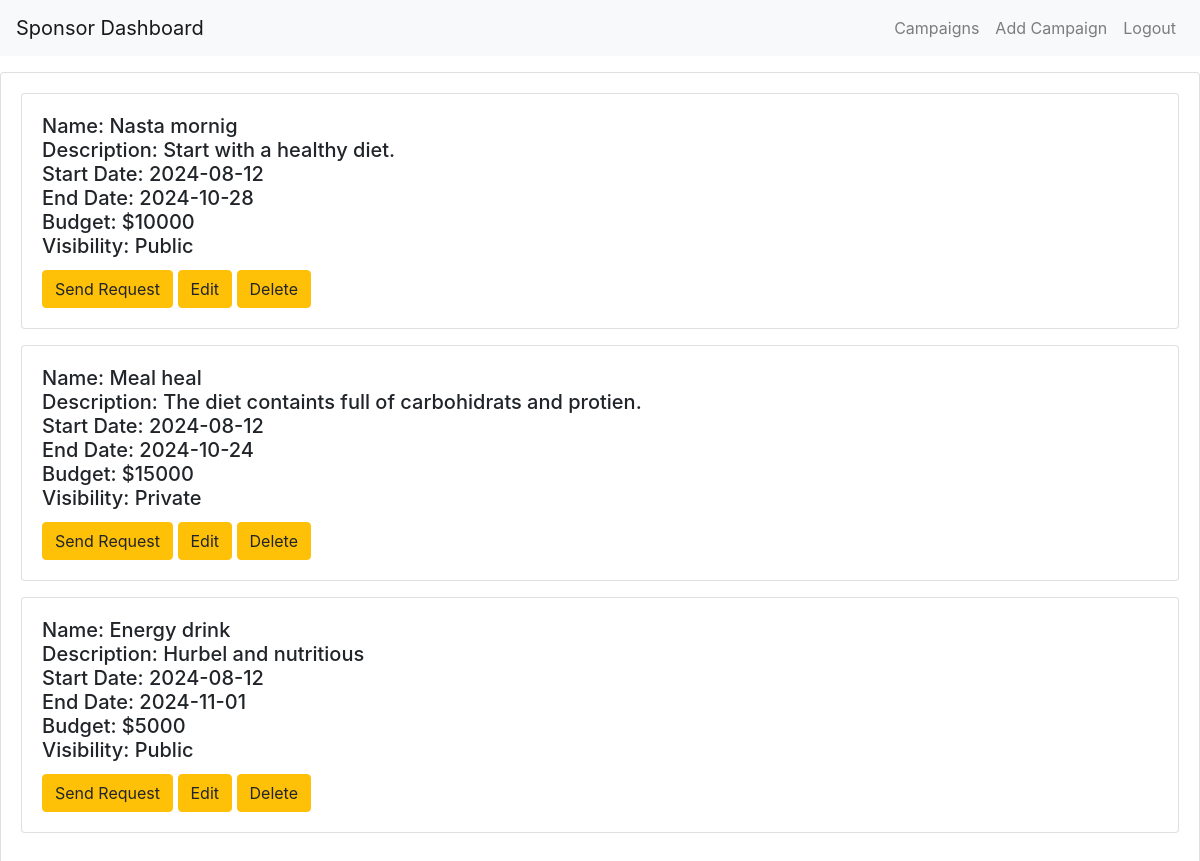
The app's page /spon_camp_list (signed in) with its own data.
### app.py (models this page shows)
class Campaign(db.Model):
    id = db.Column(db.Integer, primary_key=True)
    name = db.Column(db.String(128))
    description = db.Column(db.Text)
    start_date = db.Column(db.DateTime, index=True, default=datetime.utcnow)
    end_date = db.Column(db.DateTime, index=True)
    budget = db.Column(db.Integer)
    visibility = db.Column(db.String(255) , default='public')
    progress = db.Column(db.Integer, default=0)
    flagged = db.Column(db.Boolean, default=False)
    sponsor_id = db.Column(db.Integer, db.ForeignKey('user.id', name='fk_campaign_sponsor_id'))
    influencer_id = db.Column(db.Integer, db.ForeignKey('user.id', name='fk_campaign_influencer_id'), nullable=True)
    sponsor = db.relationship('User', foreign_keys=[sponsor_id], back_populates='sponsor_campaigns')
    influencer = db.relationship('User', foreign_keys=[influencer_id], back_populates='influencer_campaigns')

### app.py (the view)
@app.route('/spon_camp_list')
@login_required
def camp_list():
    if current_user.role != 'sponsor' or current_user.blocked:
        flash('Only sponsors can see the list.', 'danger')
        return redirect(url_for('home'))
    ad_requests = AdRequest.query.all()
    campaigns = Campaign.query.filter_by(sponsor_id = current_user.id).all()
    return render_template('campaign_list_spon.html', ad_requests=ad_requests,campaigns=campaigns)

### app.py (called while the page is built)
@login_manager.user_loader
def load_user(user_id):
    return User.query.get(int(user_id))

### templates/campaign_list_spon.html (shortened to what this page needs)
<!DOCTYPE html>
<html lang="en">
<head>
    <link href="https://stackpath.bootstrapcdn.com/bootstrap/4.5.2/css/bootstrap.min.css" rel="stylesheet">
</head>
<body>
    <nav class="navbar navbar-expand-lg navbar-light bg-light">
        <a class="navbar-brand" href="/sponsor_dashboard">Sponsor Dashboard</a>
        <div class="collapse navbar-collapse" id="navbarNav">
            <ul class="navbar-nav ml-auto">
                <li class="nav-item">
                    <a class="nav-link" href="/spon_camp_list">Campaigns</a>
                </li>
                <li class="nav-item">
                    <a class="nav-link" href="{{ url_for('add_campaign') }}">Add Campaign</a>
                </li>
                <li class="nav-item">
                    <a class="nav-link" href="{{ url_for('logout') }}">Logout</a>
                </li>
            </ul>
        </div>
    </nav>
    <div class="card mt-3">
        <div class="card-body">
            {% if campaigns %}
                <ul class="list-group">
                    {% for campaign in campaigns %}
                    <div class="card mb-3">
                        <div class="card-body">
                            <h5 class="card-title">Name: {{ campaign.name|capitalize }}<br>
                                Description: {{ campaign.description|capitalize }}<br>
                                Start Date: {{ campaign.start_date.strftime('%Y-%m-%d') }}<br>
                                End Date: {{ campaign.end_date.strftime('%Y-%m-%d') }}<br>
                                Budget: ${{ campaign.budget }}<br>
                                Visibility: {{ campaign.visibility|capitalize }}<br></h5>
                            <a href="{{ url_for('send_request',campaign_id =campaign.id) }}" class="btn btn-warning">Send Request</a>
                            <a href="{{ url_for('edit_campaign',campaign_id =campaign.id) }}" class="btn btn-warning">Edit</a>
                            <a href="{{ url_for('delete_campaign',campaign_id =campaign.id) }}" class="btn btn-warning">Delete</a>
                        </div>
                    </div>
                    {% endfor %}
                </ul>
            {% else %}
                <p>No newly added campaigns.</p>
            {% endif %}
        </div>
    </div>
</body>
</html>

### records on screen
Campaign: name "Nasta mornig", description "Start with a healthy diet.", start_date "2024-08-12", end_date "2024-10-28", budget "10000", visibility "Public"
Campaign: name "Meal heal", description "The diet containts full of carbohidrats and protien.", start_date "2024-08-12", end_date "2024-10-24", budget "15000", visibility "Private"
Campaign: name "Energy drink", description "Hurbel and nutritious", start_date "2024-08-12", end_date "2024-11-01", budget "5000", visibility "Public"
